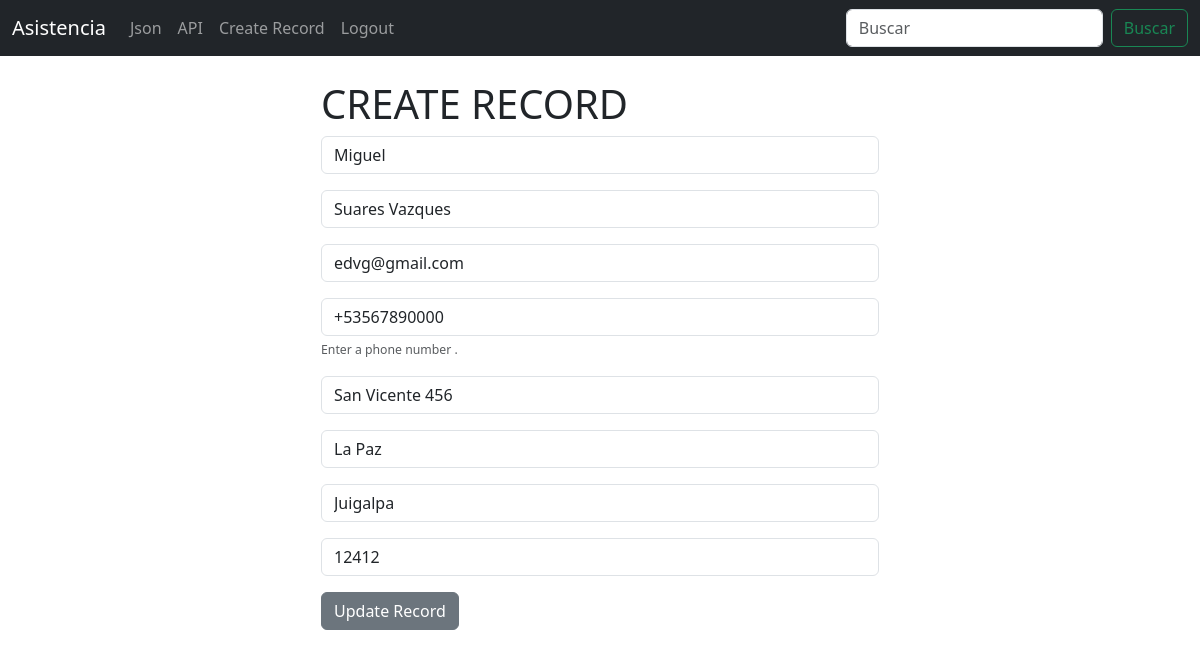
The app's page /update_record/4 (signed in) with its own data.
### crm/models.py (models this page shows, shortened)
class Record(models.Model):
	created_at = models.DateTimeField(auto_now_add=True)
	first_name = models.CharField(max_length=50)
	last_name =  models.CharField(max_length=50)
	email =  models.CharField(max_length=100)
	phone = models.CharField(max_length=15)
	address =  models.CharField(max_length=100)
	city =  models.CharField(max_length=50)
	state =  models.CharField(max_length=50)
	zipcode =  models.CharField(max_length=20)

### crm/views.py (the view)
# urls.py: path('update_record/<int:pk>', views.update_record, name='update_record'),
def update_record(request,pk):
	if request.user.is_authenticated:
		current_record = Record.objects.get(id=pk)
		form = CreateRecordForm(request.POST or None, instance = current_record)
		if form.is_valid():
			form.save()
			messages.success(request, "Record Updated Successfully...")
			return redirect('json')
		return render(request, 'update_record.html', {'form':form,'current_record':current_record})
	else:
		messages.success(request, "You Must Be Logged In...")
		return redirect('saludo')

### crm/templates/update_record.html (shortened to what this page needs)
{% extends 'base.html' %}
{% block content %}
<div class="col-md-6 offset-md-3">
	<form method="POST" action="">
		{%  if user.is_authenticated  %}
		<h1>CREATE RECORD</h1>
			{{form.as_p}}
		{% endif %}
	  <button type="submit" class="btn btn-secondary">Update Record</button>
	</form>
</div>
{% endblock %}

### records on screen
Record: first_name "Miguel", last_name "Suares Vazques", email "edvg@gmail.com", phone "+53567890000", address "San Vicente 456", city "La Paz", state "Juigalpa", zipcode "12412"
